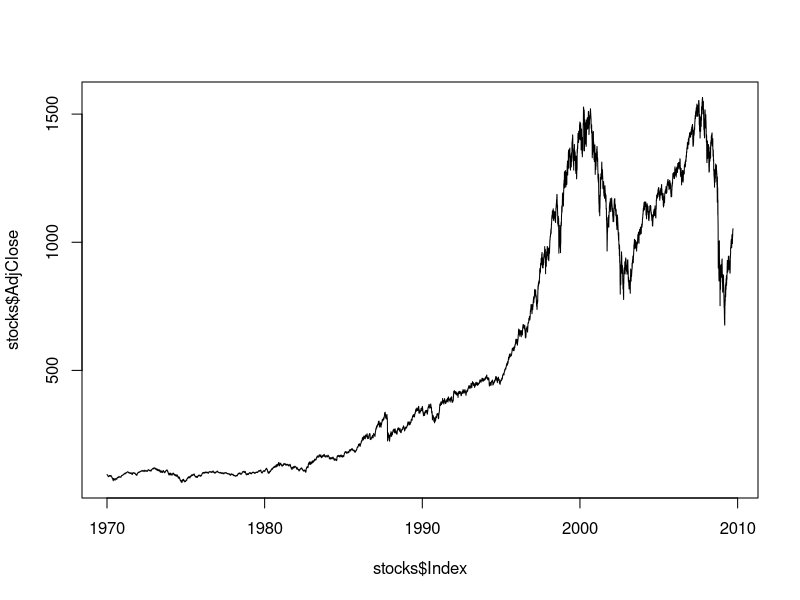
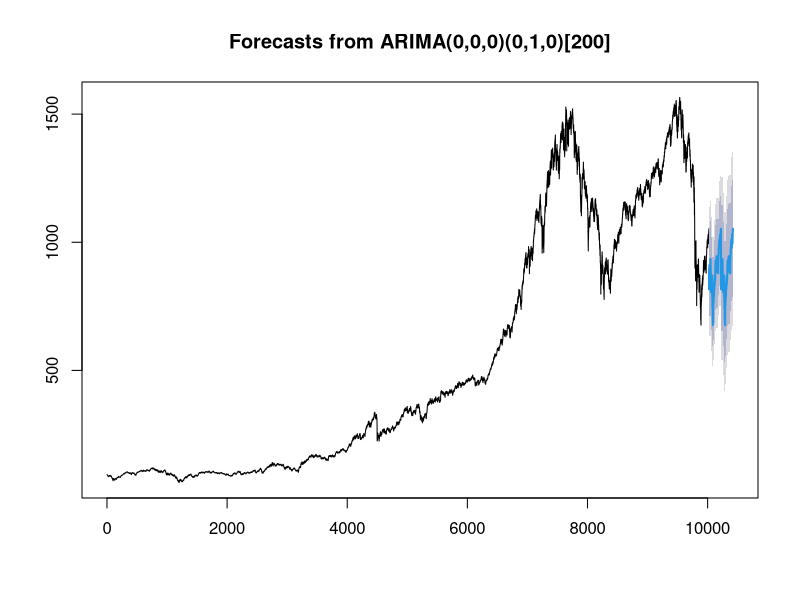

The R script that drew these images, in order:
# load libraries: 
library(tseries)
library(forecast)

# load the data: 
stocks <- read.csv("sp500.csv", header = TRUE, sep = " ")
summary(stocks)
head(stocks, n=10)
str(stocks)

# change Indes from Factor to Date:
stocks$Index <- as.Date(stocks$Index, format="%Y-%m-%d")

# first plot:
plot(stocks$Index, stocks$AdjClose, type="l")

# create time series
#stocks.ts <- ts(t(stocks$AdjClose))
#str(stocks.ts)

# calculate forecast using ARIMA model (auto regressive integrated moving average)
auto.arima(stocks$AdjClose)
fit <- arima(stocks$AdjClose, seasonal=list(order=c(0,1,0), period=200))
fc <- forecast(fit)

# plot results: 
plot(fc)
